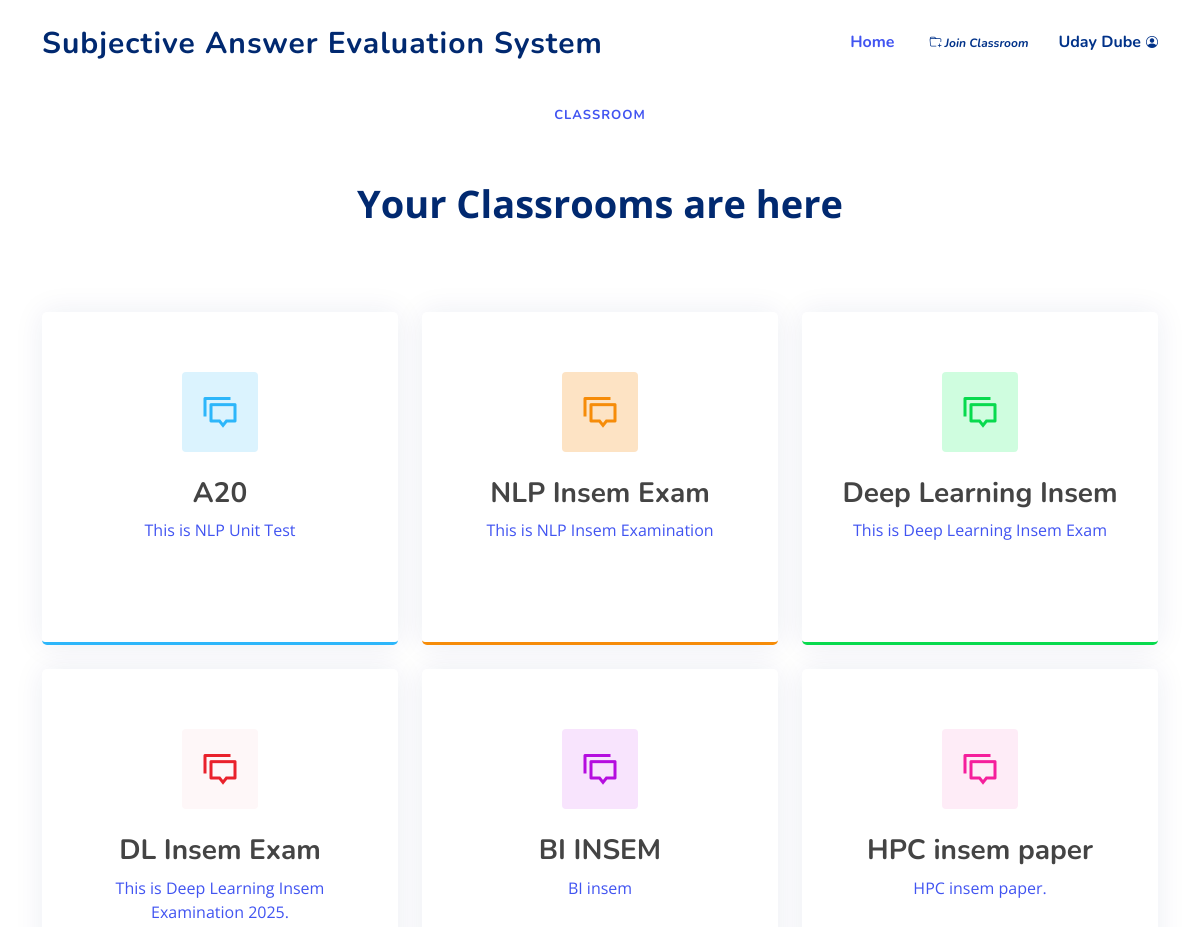
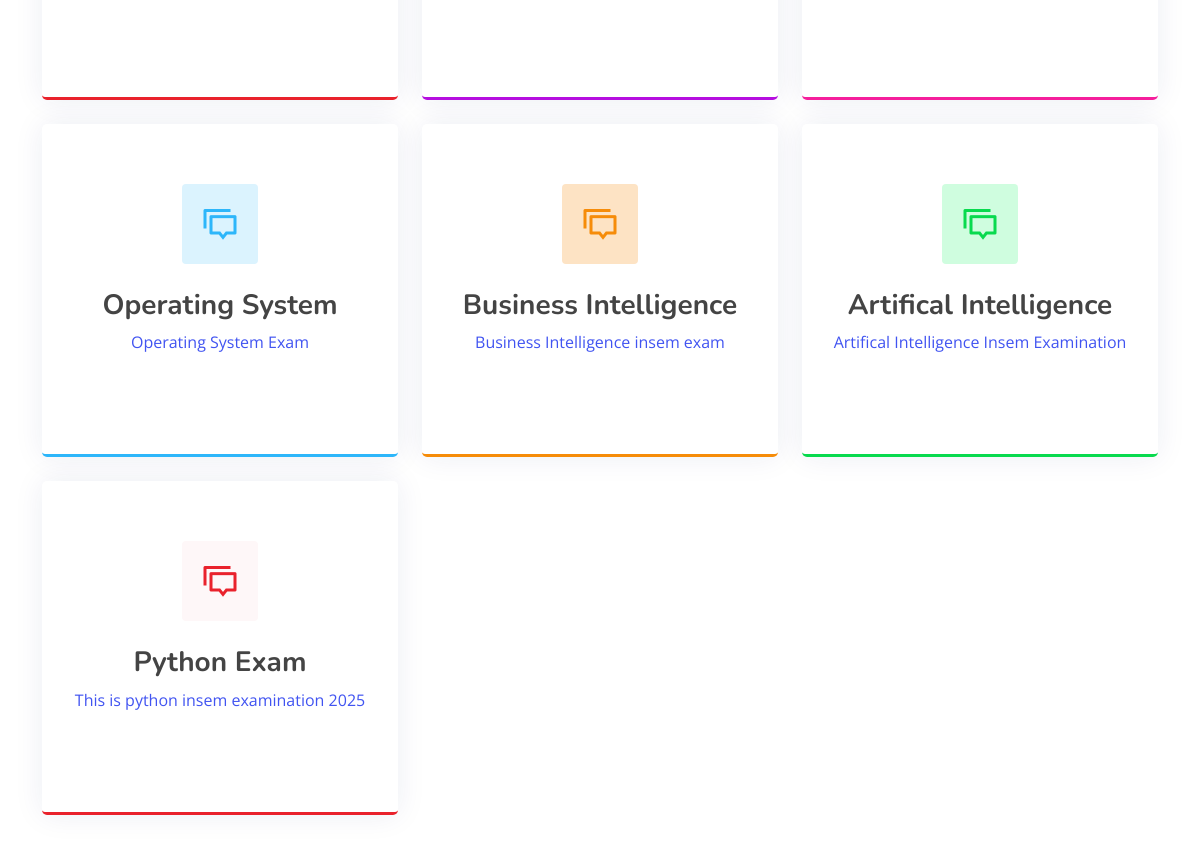
The app's page /dashboard (signed in) with its own data (2 pictures, top to bottom).
### Classroom/models.py (models this page shows, shortened)
class Classroom(models.Model):
	owner = models.ForeignKey(User, on_delete=models.CASCADE) # Teacher
	name = models.CharField(max_length=255) # class name
	code = models.CharField(max_length=5, unique=True) # code for students to join
	desc = models.CharField(max_length=255, blank=True) # class Description for optional

### Classroom/views/Classroom.py (the view)
# urls.py: path('dashboard', Classroom.dashboard, name='dashboard'),
@login_required(login_url='login')
def dashboard(request):
	colors = ['blue', 'orange', 'green', 'red', 'purple', 'pink' ]
	if request.user.is_staff:
		rooms = Classroom.objects.filter(owner=request.user).values()
	else:
		enroll = list(Enrollment.objects.filter(student=request.user).values('room_id'))
		d = []
		for e in enroll:
			d.append( e['room_id'] )
		rooms = Classroom.objects.filter(pk__in=d).values()
	rooms = list(rooms)
	for i in range(len(rooms)):
		rooms[i]["color"] = colors[i%6]
		rooms[i]["delay"] = i+2 * 100
	return render(request, 'classroom/dashboard.html', { 'rooms' : rooms })

### templates/classroom/dashboard.html (shortened to what this page needs)
{% extends 'base.html' %}
{% load static %}
{% block header %}
<header id="header" class="header fixed-top">
  <div class="container-fluid container-xl d-flex align-items-center justify-content-between">
    <a href="{% url 'home' %}" class="logo d-flex align-items-center">
      <span> Subjective Answer Evaluation System</span>
    </a>
    <nav id="navbar" class="navbar">
      <ul>
        <li><a class="nav-link scrollto active" href="{% url 'home' %}">Home</a></li>
        {% if user.is_staff %}
        <li><a href="{% url 'create_class' %}"><i class="bi bi-folder-plus"> Create Classroom</i></a>
          {% else %}
        <li><a href="{% url 'join_class' %}"><i class="bi bi-folder-plus"><span> Join Classroom</span></i></a>
          {% endif %}
        <li class="dropdown"><a href="#"><span>{{ user.first_name }}</span><i class="bi bi-person-circle"></i></a>
        </li>
      </ul>
    </nav>
  </div>
</header>
{% endblock %}
{% block main %}
<section id="services" class="services">
  <div class="container" data-aos="fade-up">
    <header class="section-header">
      <br><br>
      <h2>Classroom</h2>
      <br><br>
      <p> Your Classrooms are here</p>
      <br><br>
    </header>
    <div class="row gy-4">
      {% for r in rooms %}
      <div class="col-lg-4 col-md-6" data-aos="fade-up" data-aos-delay="{{ r.delay }}">
        <a href="{% url 'view_class' r.id  %}">
          <div class="service-box {{ r.color }}">
            <i class="ri-discuss-line icon"></i>
            <h3> {{r.name}} </h3>
            <p> {{r.desc}} </p>
            <a href="#" class="read-more"></a>
          </div>
        </a>
      </div>
      {% endfor %}
    </div>
  </div>
</section>
{% endblock %}

### static/assets/style.css (style rules this page uses)
:root { scroll-behavior: smooth; }
body { font-family: "Open Sans", sans-serif; color: #444444; }
a { color: #4154f1; text-decoration: none; }
h1, h2, h3, h4, h5, h6 { font-family: "Nunito", sans-serif; }
section { padding: 60px 0; overflow: hidden; }
.section-header { text-align: center; padding-bottom: 40px; }
.section-header h2 { font-size: 13px; letter-spacing: 1px; font-weight: 700; margin: 0; color: #4154f1; text-transform: uppercase; }
.section-header p { margin: 10px 0 0 0; padding: 0; font-size: 38px; line-height: 42px; font-weight: 700; color: #012970; }
.header { transition: all 0.5s; z-index: 997; padding: 20px 0; }
.header .logo { line-height: 0; }
.header .logo span { font-size: 30px; font-weight: 700; letter-spacing: 1px; color: #012970; font-family: "Nunito", sans-serif; margin-top: 3px; }
.navbar { padding: 0; }
.navbar ul { margin: 0; padding: 0; display: flex; list-style: none; align-items: center; }
.navbar li { position: relative; }
.navbar a { display: flex; align-items: center; justify-content: space-between; padding: 10px 0 10px 30px; font-family: "Nunito", sans-serif; font-size: 16px; font-weight: 700; color: #013289; white-space: nowrap; transition: 0.3s; }
.navbar a i { font-size: 12px; line-height: 0; margin-left: 5px; }
.navbar a:hover, .navbar .active, .navbar li:hover > a { color: #4154f1; }
.services .service-box { box-shadow: 0px 0 30px rgba(1, 41, 112, 0.08); height: 100%; padding: 60px 30px; text-align: center; transition: 0.3s; border-radius: 5px; }
.services .service-box .icon { font-size: 36px; padding: 40px 20px; border-radius: 4px; position: relative; margin-bottom: 25px; display: inline-block; line-height: 0; transition: 0.3s; }
.services .service-box h3 { color: #444444; font-weight: 700; }
.services .service-box .read-more { display: inline-flex; align-items: center; justify-content: center; font-weight: 600; font-size: 16px; padding: 8px 20px; }
.services .service-box.blue { border-bottom: 3px solid #2db6fa; }
.services .service-box.blue .icon { color: #2db6fa; background: #dbf3fe; }
.services .service-box.blue .read-more { color: #2db6fa; }
.services .service-box.orange { border-bottom: 3px solid #f68c09; }
.services .service-box.orange .icon { color: #f68c09; background: #fde3c4; }
.services .service-box.orange .read-more { color: #f68c09; }
.services .service-box.green { border-bottom: 3px solid #08da4e; }
.services .service-box.green .icon { color: #08da4e; background: #cffddf; }
.services .service-box.green .read-more { color: #08da4e; }
.services .service-box.red { border-bottom: 3px solid #e9222c; }
.services .service-box.red .icon { color: #e9222c; background: #fef7f8; }
.services .service-box.red .read-more { color: #e9222c; }
.services .service-box.purple { border-bottom: 3px solid #b50edf; }
.services .service-box.purple .icon { color: #b50edf; background: #f8e4fd; }
.services .service-box.purple .read-more { color: #b50edf; }
.services .service-box.pink { border-bottom: 3px solid #f51f9c; }
.services .service-box.pink .icon { color: #f51f9c; background: #feecf7; }
.services .service-box.pink .read-more { color: #f51f9c; }

### records on screen
Classroom: name "A20", desc "This is NLP Unit Test"
Classroom: name "NLP Insem Exam", desc "This is NLP Insem Examination"
Classroom: name "Deep Learning Insem", desc "This is Deep Learning Insem Exam"
Classroom: name "DL Insem Exam", desc "This is Deep Learning Insem Examination 2025."
Classroom: name "BI INSEM", desc "BI insem"
Classroom: name "HPC insem paper", desc "HPC insem paper."
Classroom: name "Operating System", desc "Operating System Exam"
Classroom: name "Business Intelligence", desc "Business Intelligence insem exam"
Classroom: name "Artifical Intelligence", desc "Artifical Intelligence Insem Examination"
Classroom: name "Python Exam", desc "This is python insem examination 2025"

### other values on screen
{{ user.first_name }} "Uday Dube"
